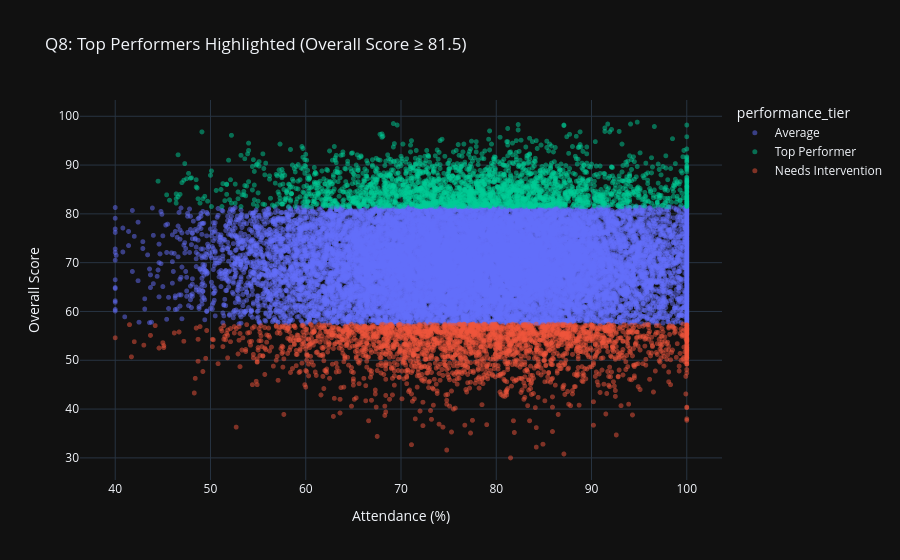

This figure's notebook cell:
### Markdown cell above
## Q8 & Q14: How can top performers be identified for scholarships / rewards & recognition?

**Approach:** Flag students in the **top 10%** of `overall_score` (score ≥ 81.5,
the 90th percentile) as `"Top Performer"` using a vectorized `np.where` — no loop
needed. The scatter plot highlights these students, and the table below lists the
top 10 candidates with their full profile for scholarship/reward review.

### Code cell
top_threshold = df['overall_score'].quantile(0.90)
df['performance_tier'] = np.where(df['overall_score'] >= top_threshold, 'Top Performer',
                          np.where(df['overall_score'] <= df['overall_score'].quantile(0.10),
                                   'Needs Intervention', 'Average'))

fig = px.scatter(
    df, x='attendance_percentage', y='overall_score', color='performance_tier',
    color_discrete_map={'Top Performer': '#00CC96', 'Average': '#636EFA', 'Needs Intervention': '#EF553B'},
    opacity=0.5, title=f'Q8: Top Performers Highlighted (Overall Score ≥ {top_threshold:.1f})',
    labels={'attendance_percentage': 'Attendance (%)', 'overall_score': 'Overall Score'}
)
fig.update_traces(marker=dict(size=5))
fig.show()

### Figure 1 — Plotly figure (JSON) as saved in the notebook; plotly's stock layout.template omitted (floating-point values rounded to 4 significant figures; data arrays with more than 128 entries replaced by an {"elided": "..."} marker saying what was removed)
{"data": [{"hovertemplate": "performance_tier=Average<br>Attendance (%)=%{x}<br>Overall Score=%{y}<extra></extra>", "legendgroup": "Average", "marker": {"color": "#636EFA", "opacity": 0.5, "size": 5, "symbol": "circle"}, "mode": "markers", "name": "Average", "showlegend": true, "type": "scattergl", "x": {"elided": "19974 float values"}, "xaxis": "x", "y": {"elided": "19974 float values"}, "yaxis": "y"}, {"hovertemplate": "performance_tier=Top Performer<br>Attendance (%)=%{x}<br>Overall Score=%{y}<extra></extra>", "legendgroup": "Top Performer", "marker": {"color": "#00CC96", "opacity": 0.5, "size": 5, "symbol": "circle"}, "mode": "markers", "name": "Top Performer", "showlegend": true, "type": "scattergl", "x": {"elided": "2521 float values"}, "xaxis": "x", "y": {"elided": "2521 float values"}, "yaxis": "y"}, {"hovertemplate": "performance_tier=Needs Intervention<br>Attendance (%)=%{x}<br>Overall Score=%{y}<extra></extra>", "legendgroup": "Needs Intervention", "marker": {"color": "#EF553B", "opacity": 0.5, "size": 5, "symbol": "circle"}, "mode": "markers", "name": "Needs Intervention", "showlegend": true, "type": "scattergl", "x": {"elided": "2505 float values"}, "xaxis": "x", "y": {"elided": "2505 float values"}, "yaxis": "y"}], "layout": {"legend": {"title": {"text": "performance_tier"}, "tracegroupgap": 0}, "title": {"text": "Q8: Top Performers Highlighted (Overall Score ≥ 81.5)"}, "xaxis": {"anchor": "y", "domain": [0, 1], "title": {"text": "Attendance (%)"}}, "yaxis": {"anchor": "x", "domain": [0, 1], "title": {"text": "Overall Score"}}}}
